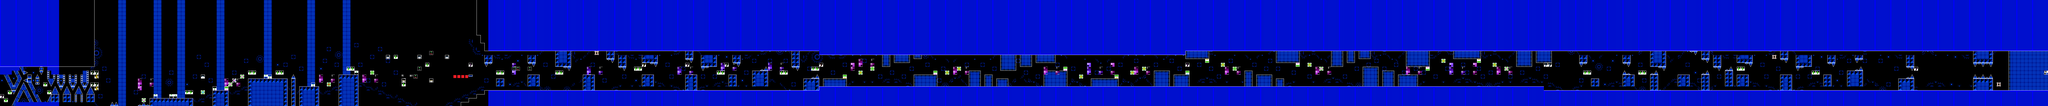

Below is a game level as drawn by its tile map, then a one-line description and the .tmx that defines it (tile-layer data replaced by summaries):
An orthogonal 520x27 tile map with 16x16 px tiles, 2 tile layers (SP, ...), 2 tilesets.

<map version="1.10" tiledversion="1.11.2" orientation="orthogonal" renderorder="right-down" width="520" height="27" tilewidth="16" tileheight="16" infinite="0" nextlayerid="3" nextobjectid="1">
 <editorsettings>
  <chunksize width="16" height="27" />
  <export target="famidash-main/LEVELS/LEVEL DATA/test4.tmx" format="tmx" />
 </editorsettings>
 <tileset firstgid="1" name="famidash" tilewidth="16" tileheight="16" tilecount="256" columns="16">
  <image source="../../../GRAPHICS/famidash.bmp" width="256" height="256" />
 </tileset>
 <tileset firstgid="257" name="sprites" tilewidth="16" tileheight="16" tilecount="256" columns="16">
  <image source="../../../GRAPHICS/sprites.png" width="256" height="256" />
 </tileset>
 <layer id="1" width="520" height="27">
  <data>[14040 cells, 10360 non-empty, 82 distinct tile ids]</data>
 </layer>
 <layer id="2" name="SP" width="520" height="27">
  <data>[14040 cells, 191 non-empty, 45 distinct tile ids]</data>
 </layer>
</map>
